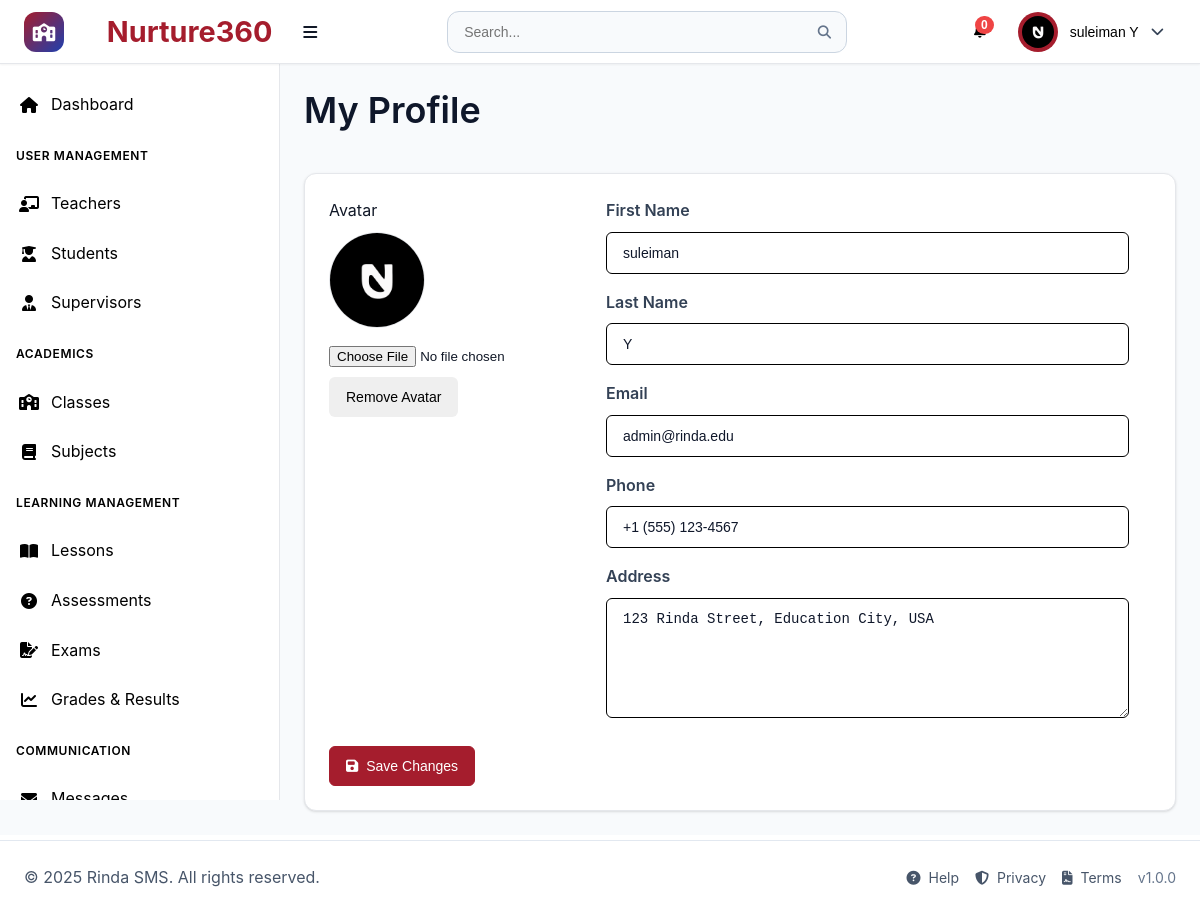
The page /pages/profile.php (signed in) on the database its author committed.
### tables this page shows
CREATE TABLE `users` (
  `id` int(11) NOT NULL,
  `username` varchar(50) NOT NULL,
  `email` varchar(100) NOT NULL,
  `password_hash` varchar(255) NOT NULL,
  `first_name` varchar(50) NOT NULL,
  `last_name` varchar(50) NOT NULL,
  `role` enum('superadmin','teacher','student','supervisor') NOT NULL,
  `phone` varchar(20) DEFAULT NULL,
  `address` text DEFAULT NULL,
  `profile_image` varchar(255) DEFAULT NULL,
  `is_active` tinyint(1) DEFAULT 1,
  `email_verified` tinyint(1) DEFAULT 0,
  `two_factor_enabled` tinyint(1) DEFAULT 0,
  `last_login` datetime DEFAULT NULL,
  `created_at` timestamp NOT NULL DEFAULT current_timestamp(),
  `updated_at` timestamp NOT NULL DEFAULT current_timestamp() ON UPDATE current_timestamp()
);

### pages/profile.php (the view, shortened to what this page needs)
<?php
$pdo = getDBConnection();
$userId = getCurrentUserId();
$stmt = $pdo->prepare("SELECT id, username, email, first_name, last_name, phone, address, profile_image FROM users WHERE id = ? LIMIT 1");
$stmt->execute([$userId]);
$user = $stmt->fetch();
include '../components/header.php';
?>
<div class="dashboard-container">
  <?php include '../components/sidebar.php'; ?>
  <main class="main-content">
    <div class="page-header"><h1>My Profile</h1></div>
    <div class="card">
      <div class="card-content">
      <form method="POST" enctype="multipart/form-data" class="form">
        <div style="display:flex; gap:24px; align-items:flex-start; flex-wrap:wrap;">
          <div>
            <label>Avatar</label>
            <div style="margin:8px 0;">
              <?php if (!empty($user['profile_image'])): ?>
                <img src="<?php echo '../uploads/users/' . rawurlencode($user['profile_image']); ?>" alt="Avatar" style="width:96px;height:96px;object-fit:cover;border-radius:50%;border:1px solid var(--border-color);">
              <?php else: ?>
                <div style="width:96px;height:96px;border-radius:50%;border:1px dashed var(--border-color);display:flex;align-items:center;justify-content:center;color:#888;">No Avatar</div>
              <?php endif; ?>
            </div>
            <input type="file" name="avatar" accept="image/*">
            <?php if (!empty($user['profile_image'])): ?>
              <div style="margin-top:8px;">
                <button type="submit" name="remove_avatar" value="1" class="btn btn-danger" onclick="return confirm('Remove current avatar?')">Remove Avatar</button>
              </div>
            <?php endif; ?>
          </div>
          <div style="flex:1; min-width:280px;">
            <div class="form-group"><label>First Name</label><input type="text" name="first_name" value="<?php echo htmlspecialchars($user['first_name']); ?>" required></div>
            <div class="form-group"><label>Last Name</label><input type="text" name="last_name" value="<?php echo htmlspecialchars($user['last_name']); ?>" required></div>
            <div class="form-group"><label>Email</label><input type="email" name="email" value="<?php echo htmlspecialchars($user['email']); ?>" required></div>
            <div class="form-group"><label>Phone</label><input type="tel" name="phone" value="<?php echo htmlspecialchars($user['phone'] ?? ''); ?>"></div>
            <div class="form-group"><label>Address</label><textarea name="address" rows="3"><?php echo htmlspecialchars($user['address'] ?? ''); ?></textarea></div>
          </div>
        </div>
        <div style="margin-top:12px">
          <button class="btn btn-primary" type="submit"><i class="fas fa-save"></i> Save Changes</button>
        </div>
      </form>
      </div>
    </div>
  </main>
</div>
<?php include '../components/footer.php'; ?>

### components/header.php (shortened to what this page needs)
<?php
require_once '../config/config.php';
$user_id = $_SESSION['user_id'] ?? null;
$first_name = $_SESSION['first_name'] ?? '';
$last_name = $_SESSION['last_name'] ?? '';
$user_role = $_SESSION['role'] ?? '';
$profile_image = '';
$profile_image_url = '';
try {
    $pdo = getDBConnection();
    $settings_stmt = $pdo->prepare("SELECT setting_key, setting_value FROM system_settings WHERE setting_key IN ('app_name', 'theme_primary_color', 'theme_secondary_color', 'theme_accent_color', 'theme_mode', 'app_logo', 'app_favicon', 'brand_display')");
    $settings_stmt->execute();
    $settings = [];
    while ($row = $settings_stmt->fetch()) {
        $settings[$row['setting_key']] = $row['setting_value'];
    }
    if ($user_id) {
        $uStmt = $pdo->prepare("SELECT profile_image FROM users WHERE id = ? LIMIT 1");
        $uStmt->execute([$user_id]);
        $uRow = $uStmt->fetch();
        if ($uRow && !empty($uRow['profile_image'])) {
            $profile_image = $uRow['profile_image'];
        }
    }
} catch (PDOException $e) {
    $settings = [
        'app_name' => APP_NAME,
        'theme_primary_color' => DEFAULT_PRIMARY_COLOR,
        'theme_mode' => 'light'
    ];
}
$app_name = $settings['app_name'] ?? APP_NAME;
$theme_mode = $settings['theme_mode'] ?? 'light';
$app_logo = $settings['app_logo'] ?? '';
$brand_display = $settings['brand_display'] ?? 'both';
$hasLogo = !empty($app_logo);
$mode = in_array($brand_display, ['logo','name','both'], true) ? $brand_display : 'both';
$showLogo = $hasLogo && ($mode === 'logo' || $mode === 'both');
$showName = ($mode === 'name' || $mode === 'both');
$showIcon = !$showLogo;
if (!empty($profile_image)) {
    if (preg_match('/^https?:\/\//i', $profile_image)) {
        $profile_image_url = $profile_image;
    } else {
        if ($user_role === 'teacher') {
            $profile_image_url = '../uploads/teachers/' . rawurlencode($profile_image);
        } else {
            $profile_image_url = '../uploads/users/' . rawurlencode($profile_image);
        }
    }
}
?>
<!DOCTYPE html>
<html lang="en" data-theme="<?php echo $theme_mode; ?>">
<head>
    <link rel="stylesheet" href="../assets/css/main.css">
    <link rel="stylesheet" href="../assets/css/components.css">
    <link rel="stylesheet" href="../assets/css/dashboard.css">
    <link rel="stylesheet" href="https://cdnjs.cloudflare.com/ajax/libs/font-awesome/6.4.0/css/all.min.css">
</head>
<body class="role-<?php echo htmlspecialchars($user_role); ?>">
    <header class="header">
        <div class="header-left">
            <?php if ($showIcon): ?>
            <div class="school-icon">
                <i class="fas fa-school"></i>
            </div>
            <?php endif; ?>
            <div class="logo">
                <?php if ($showName): ?>
                    <h1 style="margin-left: 8px; display:inline-block;">&nbsp;<?php echo htmlspecialchars($app_name); ?></h1>
                <?php endif; ?>
                <button class="desktop-toggle" id="desktopSidebarToggle" title="Toggle sidebar">
                    <i class="fas fa-bars"></i>
                </button>
            </div>
        </div>
        <div class="header-center">
            <div class="search-bar">
                <input type="text" placeholder="Search..." id="globalSearch">
                <button type="button">
                    <i class="fas fa-search"></i>
                </button>
            </div>
        </div>
        <div class="header-right">
            <div class="header-actions">
                <div class="notification-dropdown">
                    <button class="notification-btn" id="notificationBtn">
                        <span class="notification-badge" id="notificationBadge">0</span>
                    </button>
                </div>
                <div class="user-dropdown">
                    <button class="user-btn" id="userBtn">
                        <div class="user-avatar">
                            <?php if (!empty($profile_image_url)): ?>
                                <img src="<?php echo htmlspecialchars($profile_image_url); ?>" alt="Avatar" style="width:32px;height:32px;border-radius:50%;object-fit:cover;" onerror="this.style.display='none'; this.parentElement.innerHTML='\\u003ci class=\\'fas fa-user\\'\\u003e\\u003c/i\\u003e';">
                            <?php else: ?>
                                <i class="fas fa-user"></i>
                            <?php endif; ?>
                        </div>
                        <span class="user-name"><?php echo $first_name . ' ' . $last_name; ?></span>
                        <i class="fas fa-chevron-down"></i>
                    </button>
                </div>
            </div>
        </div>
    </header>

### assets/css/main.css (style rules this page uses)
:root { --primary-color: #2563eb; --primary-dark: #1e40af; --primary-light: #3b82f6; --secondary-color: #64748b; --accent-color: #f59e0b; --success-color: #10b981; --warning-color: #f59e0b; --error-color: #ef4444; --info-color: #06b6d4; --white: #ffffff; --gray-50: #f8fafc; --gray-100: #f1f5f9; --gray-200: #e2e8f0; --gray-300: #cbd5e1; --gray-400: #94a3b8; --gray-500: #64748b; --gray-600: #475569; --gray-700: #334155; --gray-800: #1e293b; --gray-900: #0f172a; --font-family: 'Inter', -apple-system, BlinkMacSystemFont, 'Segoe UI', Roboto, sans-serif; --font-size-xs: 0.75rem; --font-size-sm: 0.875rem; --font-size-base: 1rem; --font-size-lg: 1.125rem; --font-size-xl: 1.25rem; --font-size-2xl: 1.5rem; --font-size-3xl: 1.875rem; --font-size-4xl: 2.25rem; --spacing-1: 0.25rem; --spacing-2: 0.5rem; --spacing-3: 0.75rem; --spacing-4: 1rem; --spacing-5: 1.25rem; --spacing-6: 1.5rem; --spacing-8: 2rem; --spacing-10: 2.5rem; --spacing-12: 3rem; --spacing-16: 4rem; --spacing-20: 5rem; --shadow-sm: 0 1px 2px 0 rgb(0 0 0 / 0.05); --shadow: 0 1px 3px 0 rgb(0 0 0 / 0.1), 0 1px 2px -1px rgb(0 0 0 / 0.1); --shadow-md: 0 4px 6px -1px rgb(0 0 0 / 0.1), 0 2px 4px -2px rgb(0 0 0 / 0.1); --shadow-lg: 0 10px 15px -3px rgb(0 0 0 / 0.1), 0 4px 6px -4px rgb(0 0 0 / 0.1); --shadow-xl: 0 20px 25px -5px rgb(0 0 0 / 0.1), 0 8px 10px -6px rgb(0 0 0 / 0.1); --radius-sm: 0.25rem; --radius: 0.375rem; --radius-md: 0.5rem; --radius-lg: 0.75rem; --radius-xl: 1rem; --radius-2xl: 1.5rem; --transition: all 0.2s ease-in-out; --transition-fast: all 0.1s ease-in-out; --transition-slow: all 0.3s ease-in-out; --header-height: 4rem; --sidebar-width: 280px; --sidebar-collapsed-width: 80px; --content-max-width: 1200px; }
* { margin: 0; padding: 0; box-sizing: border-box; }
html { font-size: 16px; scroll-behavior: smooth; height: 100%; }
body { font-family: var(--font-family); font-size: var(--font-size-base); line-height: 1.6; color: var(--gray-800); background-color: var(--gray-50); -webkit-font-smoothing: antialiased; -moz-osx-font-smoothing: grayscale; min-height: 100vh; display: flex; flex-direction: column; }
@media (min-width: 769px) { body { padding-bottom: 80px; } }
h1, h2, h3, h4, h5, h6 { font-weight: 600; line-height: 1.25; margin-bottom: var(--spacing-4); color: var(--gray-900); }
h1 { font-size: var(--font-size-4xl); }
.btn { display: inline-flex; align-items: center; justify-content: center; gap: var(--spacing-2); padding: var(--spacing-3) var(--spacing-4); font-size: var(--font-size-sm); font-weight: 500; line-height: 1; border: 1px solid transparent; border-radius: var(--radius); cursor: pointer; transition: var(--transition); text-decoration: none; white-space: nowrap; user-select: none; }
.btn-primary { background-color: var(--primary-color); border-color: var(--primary-color); color: var(--white); }
.form-group { margin-bottom: var(--spacing-4); }
.card { background-color: var(--white); border: 1px solid var(--gray-200); border-radius: var(--radius-lg); box-shadow: var(--shadow); overflow: hidden; }
.card-content { padding: var(--spacing-6); }

### rows shown on the page
users: profile_image (picture), first_name "suleiman", last_name "Y", email "admin@rinda.edu", phone "+1 (555) 123-4567", address "123 Rinda Street, Education City, USA"

### other values the page prints
$app_name "Nurture360"
$first_name "suleiman"
$last_name "Y"
APP_NAME "Rinda SMS"
APP_VERSION "1.0.0"
